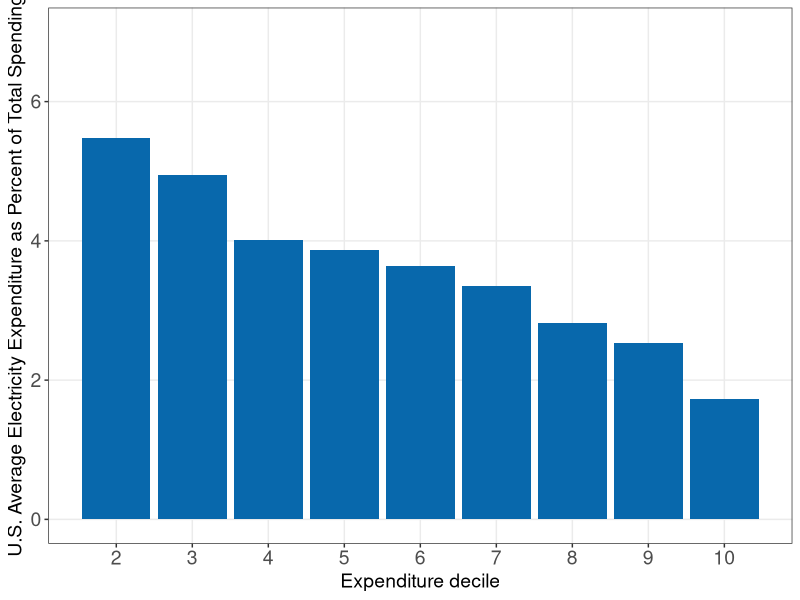
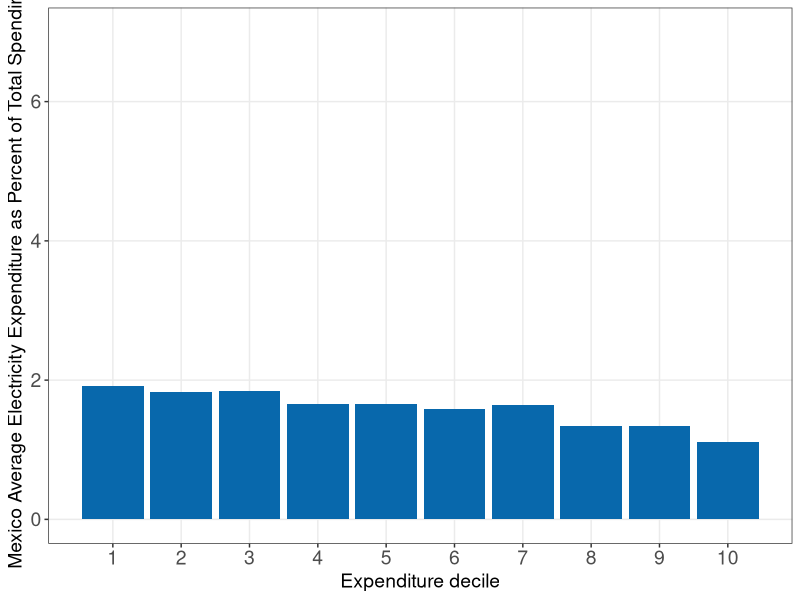
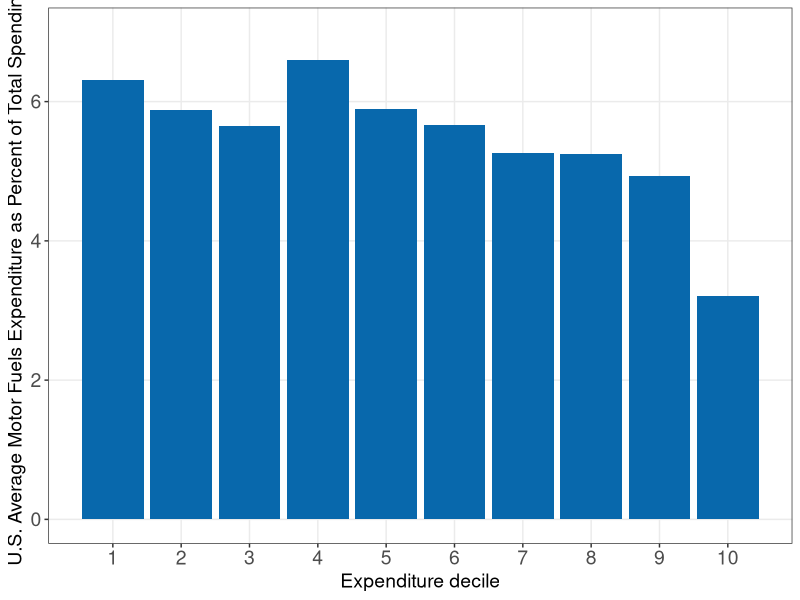
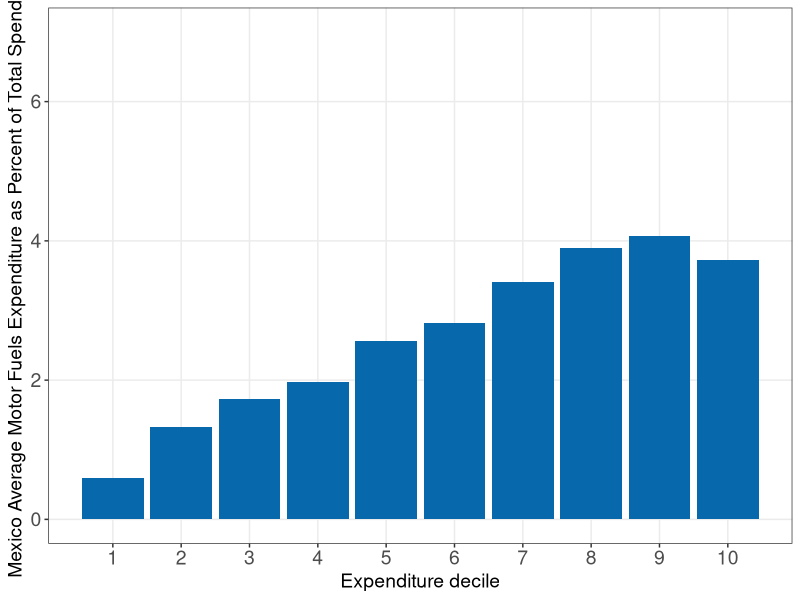

These figures' R source, in order:
#Graph Designer: Bridget Diana + Scott Cohn + Simon Halliday
#Authors: Bowles and Halliday
#Title: Coordination, Conflict and Competition: A Text in Microeconomics

require(shape)
library(tidyverse)
library(lubridate)
# ----
#Set parameters for graphics
axislabelsize <- 1.8
labelsize <- 1.5
namesize <- 1.8
annotatesize <- 1.5
graphlinewidth <- 2
segmentlinewidth <- 1.5

COL <- c("#7fc97f", "#beaed4", "#fdc086", "#ffff99", "#386cb0", "#f0027f", "#bf5b17", "#666666")
COLA <- c("#e0f3db", "#99d8c9","#66c2a4","#41ae76", "#238b45", "#005824")
COLB <- c("#c6dbef", "#4eb3d3", "#2b8cbe", "#0868ac","#084081")
COLC <- c("#fcfbfd", "#efedf5", "#dadaeb", "#bcbddc", "#9e9ac8", "#807dba", "#6a51a3", "#54278f", "#3f007d")


# Import Data -------------------------------------------------------------

library(haven)
US_Mexico_data <- read_dta("indmarketdemand/US_Mexico_cleaned_data.dta")


# Graphs ------------------------------------------------------------------

US_elec <- ggplot(data = subset(US_Mexico_data, Country == "USA"), mapping = aes(x = exp_decile, y = E_share)) +  
  labs(x = "Expenditure decile", y = "U.S. Average Electricity Expenditure as Percent of Total Spending") + 
  scale_x_continuous(breaks = seq(0, 10, 1)) + 
  geom_bar(stat = "identity", fill = COLB[4]) +
  ylim(0, 7) +
  theme_bw() +
  theme(text = element_text(size = 14),
        axis.text = element_text(size = 14),
        panel.grid.minor = element_blank())

ggsave("indmarketdemand/US_electricity.pdf", US_elec, width = 7, height = 7)

Mex_elec <- ggplot(data = subset(US_Mexico_data, Country == "Mexico"), mapping = aes(x = exp_decile, y = E_share)) + 
  labs(x = "Expenditure decile", y = "Mexico Average Electricity Expenditure as Percent of Total Spending") + 
  scale_x_continuous(breaks = seq(0, 10, 1)) + 
  geom_bar(stat = "identity", fill = COLB[4]) +
  ylim(0, 7) +
  theme_bw() +
  theme(text = element_text(size = 14),
        axis.text = element_text(size = 14),
        panel.grid.minor = element_blank())

ggsave("indmarketdemand/Mexico_electricity.pdf", Mex_elec, width = 7, height = 7)

US_gas <- ggplot(data = subset(US_Mexico_data, Country == "USA"), mapping = aes(x = exp_decile, y = G_share)) + 
  labs(x = "Expenditure decile", y = "U.S. Average Motor Fuels Expenditure as Percent of Total Spending") + 
  scale_x_continuous(breaks = seq(0, 10, 1)) + 
  geom_bar(stat = "identity", fill = COLB[4]) +
  ylim(0, 7) +
  theme_bw() +
  theme(text = element_text(size = 14),
        axis.text = element_text(size = 14),
        panel.grid.minor = element_blank())

ggsave("indmarketdemand/US_gasoline.pdf", US_gas, width = 7, height = 7)

Mex_gas <- ggplot(data = subset(US_Mexico_data, Country == "Mexico"), mapping = aes(x = exp_decile, y = G_share)) + 
  labs(x = "Expenditure decile", y = "Mexico Average Motor Fuels Expenditure as Percent of Total Spending") + 
  scale_x_continuous(breaks = seq(0, 10, 1)) + 
  geom_bar(stat = "identity", fill = COLB[4]) +
  ylim(0, 7) +
  theme_bw() +
  theme(text = element_text(size = 14),
        axis.text = element_text(size = 14),
        panel.grid.minor = element_blank())

ggsave("indmarketdemand/Mexico_gasoline.pdf", Mex_gas, width = 7, height = 7)
